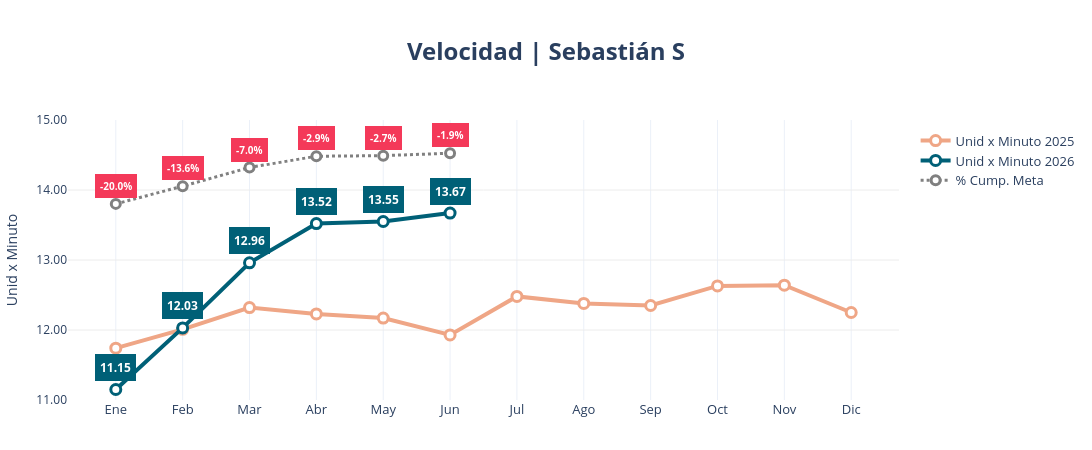

The notebook cell saved with this chart:
### Code cell
graff.Historico_Velocidad_GOS(
    df=df_vel,
    titulo="Velocidad | Sebastián S",
    value="Unid x Minuto",
    value_cump="CumpVeloc",
    ymin=11,
    ymax=15,
    y2min=-0.9,
    y2max=0.1,
    archivo_html="Velocidad_SebastianS.html"
)

### Figure 1 — Plotly figure (JSON) as saved in the notebook; plotly's stock layout.template omitted (floating-point values rounded to 4 significant figures)
{"data": [{"line": {"color": "#efa686", "width": 4}, "marker": {"color": "white", "line": {"color": "#efa686", "width": 3}, "size": 10}, "mode": "lines+markers", "name": "Unid x Minuto 2025", "type": "scatter", "x": ["Ene", "Feb", "Mar", "Abr", "May", "Jun", "Jul", "Ago", "Sep", "Oct", "Nov", "Dic"], "y": [11.74, 12.01, 12.32, 12.23, 12.17, 11.93, 12.48, 12.38, 12.35, 12.63, 12.64, 12.25]}, {"line": {"color": "#006077", "width": 4}, "marker": {"color": "white", "line": {"color": "#006077", "width": 3}, "size": 10}, "mode": "lines+markers", "name": "Unid x Minuto 2026", "type": "scatter", "x": ["Ene", "Feb", "Mar", "Abr", "May", "Jun", "Jul", "Ago", "Sep", "Oct", "Nov", "Dic"], "y": [11.15, 12.03, 12.96, 13.52, 13.55, 13.67, NaN, NaN, NaN, NaN, NaN, NaN]}, {"hovertemplate": "%{y:.1%}<extra></extra>", "line": {"color": "#808080", "dash": "dot", "width": 3}, "marker": {"color": "white", "line": {"color": "#808080", "width": 3}, "size": 9}, "mode": "lines+markers", "name": "% Cump. Meta", "type": "scatter", "x": ["Ene", "Feb", "Mar", "Abr", "May", "Jun", "Jul", "Ago", "Sep", "Oct", "Nov", "Dic"], "y": [-0.1996, -0.1364, -0.06963, -0.02943, -0.02728, -0.01866, NaN, NaN, NaN, NaN, NaN, NaN], "yaxis": "y2"}], "layout": {"annotations": [{"bgcolor": "#006077", "bordercolor": "#006077", "borderpad": 4, "font": {"color": "white", "size": 12}, "showarrow": false, "text": "<b>11.15</b>", "x": "Ene", "y": 11.15, "yshift": 22}, {"bgcolor": "#006077", "bordercolor": "#006077", "borderpad": 4, "font": {"color": "white", "size": 12}, "showarrow": false, "text": "<b>12.03</b>", "x": "Feb", "y": 12.03, "yshift": 22}, {"bgcolor": "#006077", "bordercolor": "#006077", "borderpad": 4, "font": {"color": "white", "size": 12}, "showarrow": false, "text": "<b>12.96</b>", "x": "Mar", "y": 12.96, "yshift": 22}, {"bgcolor": "#006077", "bordercolor": "#006077", "borderpad": 4, "font": {"color": "white", "size": 12}, "showarrow": false, "text": "<b>13.52</b>", "x": "Abr", "y": 13.52, "yshift": 22}, {"bgcolor": "#006077", "bordercolor": "#006077", "borderpad": 4, "font": {"color": "white", "size": 12}, "showarrow": false, "text": "<b>13.55</b>", "x": "May", "y": 13.55, "yshift": 22}, {"bgcolor": "#006077", "bordercolor": "#006077", "borderpad": 4, "font": {"color": "white", "size": 12}, "showarrow": false, "text": "<b>13.67</b>", "x": "Jun", "y": 13.67, "yshift": 22}, {"bgcolor": "#f43959", "bordercolor": "#f43959", "borderpad": 4, "font": {"color": "white", "size": 10}, "showarrow": false, "text": "<b>-20.0%</b>", "x": "Ene", "y": -0.1996, "yref": "y2", "yshift": 18}, {"bgcolor": "#f43959", "bordercolor": "#f43959", "borderpad": 4, "font": {"color": "white", "size": 10}, "showarrow": false, "text": "<b>-13.6%</b>", "x": "Feb", "y": -0.1364, "yref": "y2", "yshift": 18}, {"bgcolor": "#f43959", "bordercolor": "#f43959", "borderpad": 4, "font": {"color": "white", "size": 10}, "showarrow": false, "text": "<b>-7.0%</b>", "x": "Mar", "y": -0.06963, "yref": "y2", "yshift": 18}, {"bgcolor": "#f43959", "bordercolor": "#f43959", "borderpad": 4, "font": {"color": "white", "size": 10}, "showarrow": false, "text": "<b>-2.9%</b>", "x": "Abr", "y": -0.02943, "yref": "y2", "yshift": 18}, {"bgcolor": "#f43959", "bordercolor": "#f43959", "borderpad": 4, "font": {"color": "white", "size": 10}, "showarrow": false, "text": "<b>-2.7%</b>", "x": "May", "y": -0.02728, "yref": "y2", "yshift": 18}, {"bgcolor": "#f43959", "bordercolor": "#f43959", "borderpad": 4, "font": {"color": "white", "size": 10}, "showarrow": false, "text": "<b>-1.9%</b>", "x": "Jun", "y": -0.01866, "yref": "y2", "yshift": 18}], "height": 450, "hovermode": "x unified", "legend": {"font": {"size": 13}, "orientation": "v", "x": 1.02, "xanchor": "left", "y": 0.98, "yanchor": "top"}, "margin": {"b": 50, "l": 60, "r": 60, "t": 120}, "title": {"font": {"size": 24}, "text": "<b>Velocidad | Sebastián S</b>", "x": 0.5}, "width": 1226, "xaxis": {"tickfont": {"size": 13}}, "yaxis": {"gridcolor": "#ECECEC", "range": [11, 15], "showgrid": true, "tickformat": ".2f", "title": {"text": "Unid x Minuto"}, "zeroline": false}, "yaxis2": {"overlaying": "y", "range": [-0.9, 0.1], "showgrid": false, "showticklabels": false, "side": "right", "ticks": "", "zeroline": false}}}
